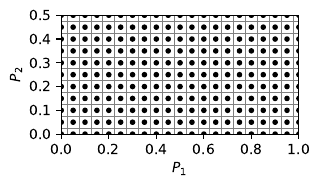

Reproduce this figure in Python.
import warnings
warnings.filterwarnings("ignore")

import scenarioxp as sxp
import pandas as pd
import numpy as np
import matplotlib.pyplot as plt

class BlankScenario(sxp.Scenario):
    def __init__(self, params : pd.Series):
        super().__init__(params)
        self._score = pd.Series({"color" : 0})
        return

def main():
    params_df = pd.read_csv("params.csv")
    
    manager = sxp.ScenarioManager(params_df)
    scenario = BlankScenario
    tsc = lambda s: False

    exp = sxp.ExhaustiveExplorer(manager, scenario, tsc)
    
    fig = plt.figure(figsize=(5,2))
    ax = plt.gca()

    # Add vertical lines every 0.05
    for xc in np.arange(0, 1.05, 0.05):
        ax.axvline(x=xc, color='grey', linestyle='-', linewidth=0.5, zorder=1)
        ax.axhline(y=xc, color='grey', linestyle='-', linewidth=0.5, zorder=1)

    points = np.array(exp.all_combinations).T
    ax.scatter(*points,color="black",marker=".",zorder=2)

    ax.set_xlim([0,1])
    ax.set_ylim([0,0.5])
    ax.set_aspect('equal')

    


    fig.tight_layout()
    plt.savefig("exhaustive.pdf",bbox_inches="tight")
    return

if __name__ == "__main__":
    main()